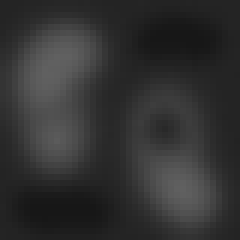
#> input picture Heightmaps/heightmap40.jpg, 40 x 40 px, found by its file name (shown 6 times larger)
$ python heightmap_algorithm.py
#> lines starting #> are read from the running program, lines starting #| are printed output that depends on the picture
"""
Created by Ivan Danylenko
Date 11.11.21
"""

from PIL import Image
import numpy as np
from matplotlib import cm
from matplotlib import pyplot as plt

fig, ax = plt.subplots(subplot_kw={"projection": "3d"})

im = Image.open('Heightmaps/heightmap40.jpg', 'r')
#> im is the input picture: PIL image 40x40 RGB; min 23, max 96, mean 49.7
im = im.transpose(Image.FLIP_TOP_BOTTOM)
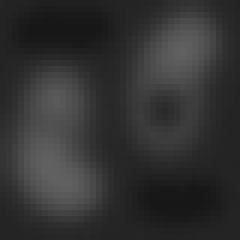
#> im: PIL image 40x40 RGB (shown 6 times larger); min 23, max 96, mean 49.7
width, height = im.size
#> width = 40; height = 40
pixel_values = list(im.getdata())
#> pixel_values = 1600 items, first 6: (36, 36, 36), (35, 35, 35), (35, 35, 35), (35, 35, 35), (34, 34, 34), (33, 33, 33)
pixel_alpha = []
z = []

# 0, 1, 2, 3
# 4, 5, 6, 7
# 8, 9, 10, 11

for pixel in pixel_values:
    pixel_alpha.append(round(pixel[0], 3))
#> this loop made 1600 passes
#> after the loop, pixel_alpha = 1600 values, max 96 at index 350, min 23 at index 127, mean 49.66

for i in range(0, len(pixel_alpha), width):
    z.append(pixel_alpha[i:i+width])
#> this loop made 40 passes
#> i on passes 2 to 13: 40, 80, 120, 160, 200, 240, 280, 320, 360, 400, 440, 480
#> after the loop, z = 40 items

x = np.arange(width)
#> x = 40 values from 0 to 39
y = np.arange(height)
#> y = 40 values from 0 to 39
x, y = np.meshgrid(x, y)
z = np.array(z)
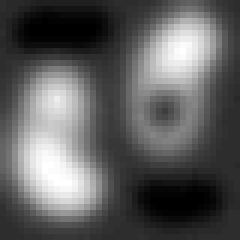
#> z: shape (40, 40) int64 (shown 6 times larger); min 23, max 96, mean 49.7; drawn with min black and max white

surf = ax.plot_surface(x, y, z, cmap=cm.coolwarm,
                       linewidth=0, antialiased=False)
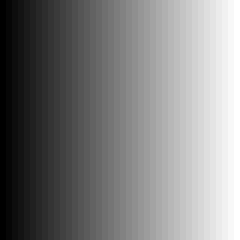
#> x: shape (40, 40) int64 (shown 6 times larger); min 0, max 39, mean 19.5; drawn with min black and max white
plt.show()
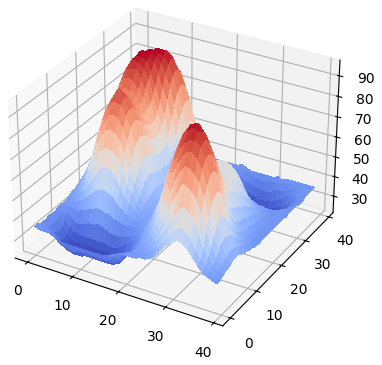
#> figure drawn by matplotlib, 1 panel

$ run again, with Heightmaps/heightmap20.jpg copied over Heightmaps/heightmap40.jpg
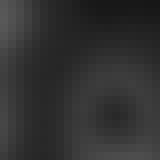
#> input picture Heightmaps/heightmap20.jpg, 20 x 20 px, found by its file name (shown 8 times larger)
#> im is the input picture: PIL image 20x20 RGB; min 23, max 88, mean 49.5
#> `im = im.transpose(Image.FLIP_TOP_BOTTOM)`:
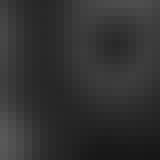
#> im: PIL image 20x20 RGB (shown 8 times larger); min 23, max 88, mean 49.5
#> pixel_values = 400 items, first 6: (59, 59, 59), (52, 52, 52), (46, 46, 46), (42, 42, 42), (40, 40, 40), (39, 39, 39)
#> the loop `for pixel in pixel_values:` made 400 passes
#> after the loop `for pixel in pixel_values:`: pixel_alpha = 400 values, max 88 at index 340, min 23 at index 398, mean 49.47
#> the loop `for i in range(0, len(pixel_alpha), width):` made 20 passes
#> i on passes 2 to 9: 20, 40, 60, 80, 100, 120, 140, 160
#> after the loop `for i in range(0, len(pixel_alpha), width):`: z = 20 items
#> `plt.show()`:
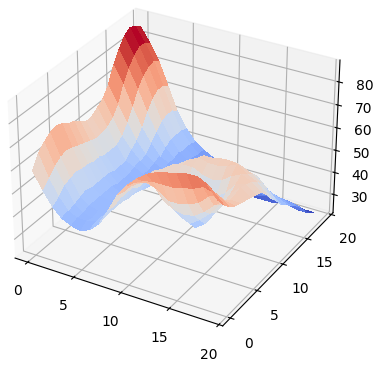
#> figure drawn by matplotlib, 1 panel
